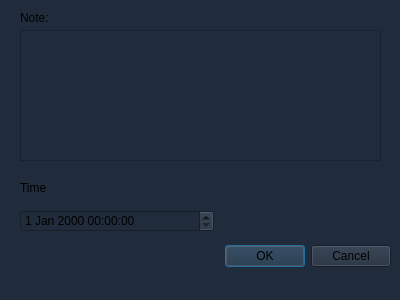
<?xml version="1.0" encoding="UTF-8"?>
<ui version="4.0">
 <class>Dialog</class>
 <widget class="QDialog" name="Dialog">
  <property name="geometry">
   <rect>
    <x>0</x>
    <y>0</y>
    <width>400</width>
    <height>300</height>
   </rect>
  </property>
  <property name="windowTitle">
   <string>Dialog</string>
  </property>
  <property name="styleSheet">
   <string notr="true">background-color:#202c3c;</string>
  </property>
  <widget class="QDialogButtonBox" name="buttonBox">
   <property name="geometry">
    <rect>
     <x>50</x>
     <y>240</y>
     <width>341</width>
     <height>32</height>
    </rect>
   </property>
   <property name="orientation">
    <enum>Qt::Orientation::Horizontal</enum>
   </property>
   <property name="standardButtons">
    <set>QDialogButtonBox::StandardButton::Cancel|QDialogButtonBox::StandardButton::Ok</set>
   </property>
  </widget>
  <widget class="QTextEdit" name="txt_note">
   <property name="geometry">
    <rect>
     <x>20</x>
     <y>30</y>
     <width>361</width>
     <height>131</height>
    </rect>
   </property>
  </widget>
  <widget class="QDateTimeEdit" name="dt_time">
   <property name="geometry">
    <rect>
     <x>20</x>
     <y>210</y>
     <width>194</width>
     <height>22</height>
    </rect>
   </property>
  </widget>
  <widget class="QLabel" name="label">
   <property name="geometry">
    <rect>
     <x>20</x>
     <y>10</y>
     <width>58</width>
     <height>16</height>
    </rect>
   </property>
   <property name="text">
    <string>Note:</string>
   </property>
  </widget>
  <widget class="QLabel" name="label_2">
   <property name="geometry">
    <rect>
     <x>20</x>
     <y>180</y>
     <width>58</width>
     <height>16</height>
    </rect>
   </property>
   <property name="text">
    <string>Time</string>
   </property>
  </widget>
 </widget>
 <resources/>
 <connections>
  <connection>
   <sender>buttonBox</sender>
   <signal>accepted()</signal>
   <receiver>Dialog</receiver>
   <slot>accept()</slot>
   <hints>
    <hint type="sourcelabel">
     <x>248</x>
     <y>254</y>
    </hint>
    <hint type="destinationlabel">
     <x>157</x>
     <y>274</y>
    </hint>
   </hints>
  </connection>
  <connection>
   <sender>buttonBox</sender>
   <signal>rejected()</signal>
   <receiver>Dialog</receiver>
   <slot>reject()</slot>
   <hints>
    <hint type="sourcelabel">
     <x>316</x>
     <y>260</y>
    </hint>
    <hint type="destinationlabel">
     <x>286</x>
     <y>274</y>
    </hint>
   </hints>
  </connection>
 </connections>
</ui>
